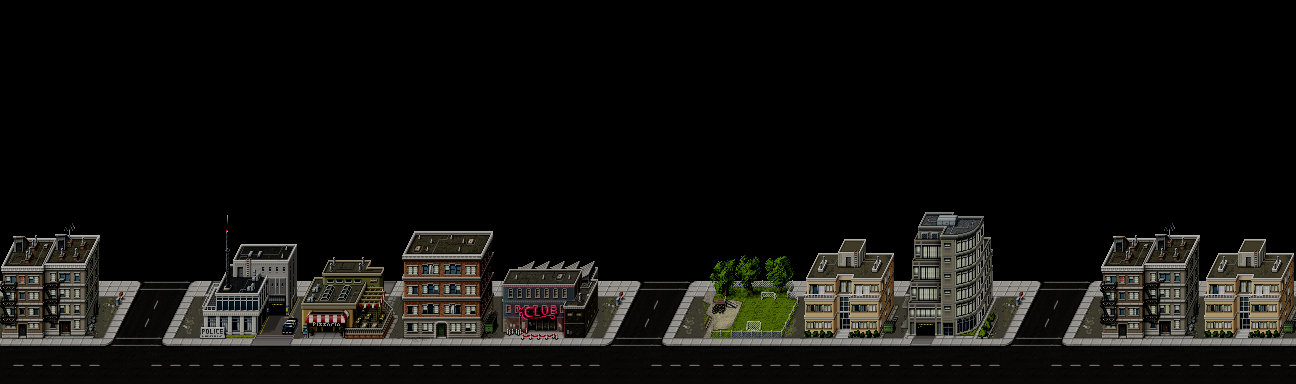

Below is a game level as drawn by its tile map, then a one-line description and the .tmx that defines it (tile-layer data replaced by summaries):
An orthogonal 81x24 tile map with 16x16 px tiles, 1 tile layer (ShoeBox Tile Grab).

<map version="1.0" orientation="orthogonal" width="81" height="24" tilewidth="16" tileheight="16">
 <tileset firstgid="1" name="Background_bank.png" tilewidth="16" tileheight="16">
  <image source="Background.png" width="336" height="384" />
 </tileset>
 <layer name="ShoeBox Tile Grab" width="81" height="24">
  <data>[1944 cells, 1944 non-empty, 503 distinct tile ids]</data>
 </layer>
</map>